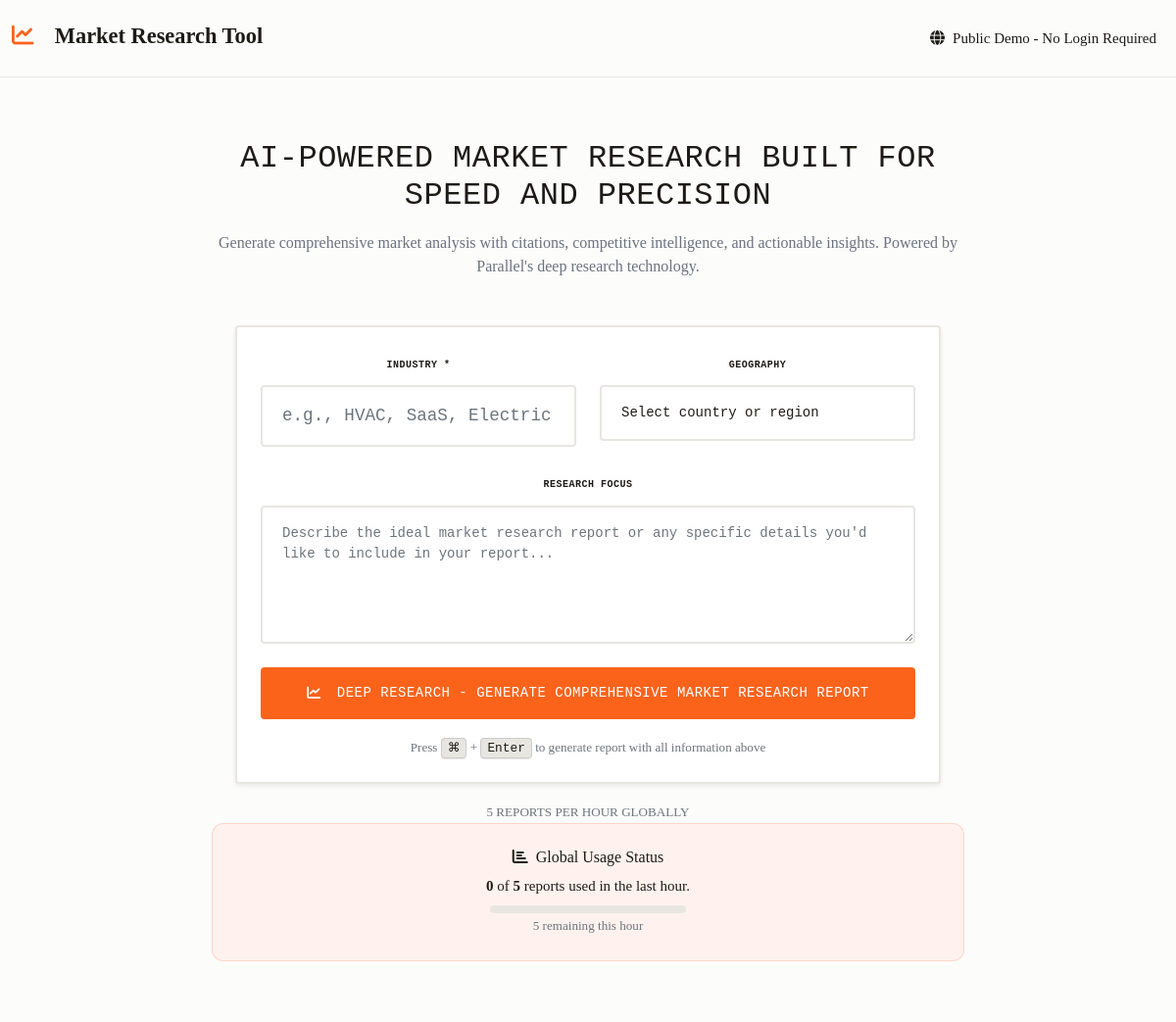
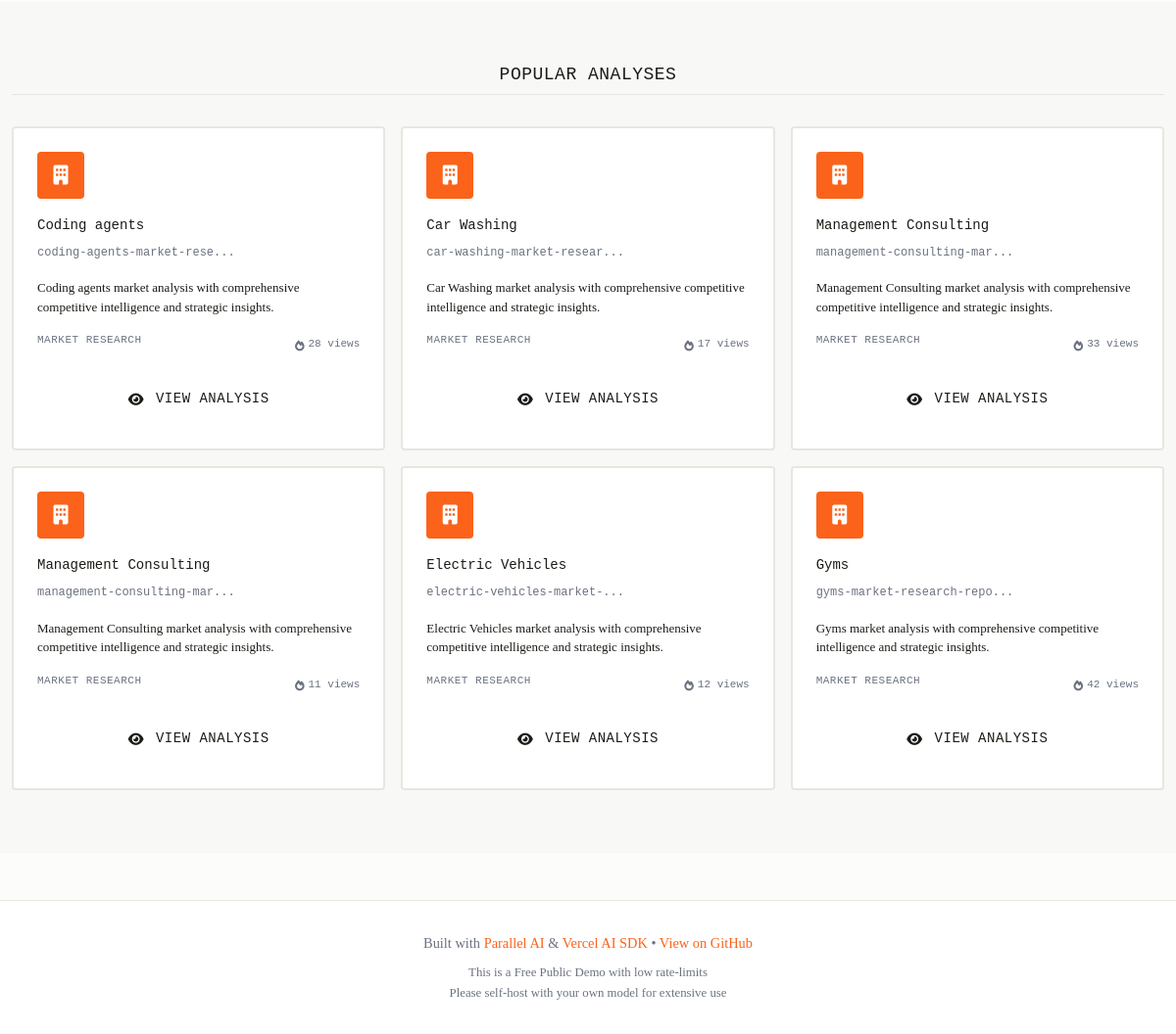
The page / on the database its author committed (2 pictures, top to bottom).
### tables this page shows
CREATE TABLE reports (
            id TEXT PRIMARY KEY,
            user_id TEXT,
            user_session TEXT,
            title TEXT NOT NULL,
            slug TEXT UNIQUE NOT NULL,
            industry TEXT NOT NULL,
            geography TEXT,
            details TEXT,
            content TEXT NOT NULL,
            created_at TIMESTAMP DEFAULT CURRENT_TIMESTAMP,
            status TEXT DEFAULT 'completed',
            is_public INTEGER DEFAULT 1,
            author_name TEXT, basis TEXT, task_run_id TEXT,
            FOREIGN KEY (user_id) REFERENCES users (id)
        );

### app.py (the view)
@app.route('/')
def index():
    public_reports = get_all_public_reports()
    recent_report_count = get_recent_report_count()
    return render_template('index.html',
                         recent_report_count=recent_report_count,
                         max_reports_per_hour=MAX_REPORTS_PER_HOUR,
                         public_reports=public_reports)

### app.py (called while the page is built)
def get_recent_report_count():
    conn = sqlite3.connect(DATABASE_PATH)
    cursor = conn.cursor()
    one_hour_ago = datetime.datetime.now() - datetime.timedelta(hours=1)
    cursor.execute('SELECT COUNT(*) FROM rate_limit WHERE created_at > ?', (one_hour_ago,))
    result = cursor.fetchone()
    conn.close()
    return result[0] if result else 0

def get_all_public_reports():
    conn = sqlite3.connect(DATABASE_PATH)
    cursor = conn.cursor()
    cursor.execute('''
        SELECT id, title, slug, industry, geography, created_at
        FROM reports WHERE is_public = 1
        ORDER BY created_at DESC
    ''', ())
    results = cursor.fetchall()
    conn.close()
    return [{
        'id': row[0],
        'title': row[1],
        'slug': row[2],
        'industry': row[3],
        'geography': row[4],
        'created_at': row[5]
    } for row in results]

### templates/index.html (shortened to what this page needs)
{% extends "base.html" %}
{% block content %}
<div class="hero-section">
    <div class="centered-content">
        <h1 class="hero-title gerstner">AI-powered market research built for speed and precision</h1>
        <p class="hero-subtitle">
            Generate comprehensive market analysis with citations, competitive intelligence, and actionable insights. Powered by Parallel's deep research technology.
        </p>
        <div class="content-wrapper">
            <form id="research-form" class="research-form">
                <div class="row mb-4">
                    <div class="col-md-6">
                        <label for="industry" class="form-label stat-label">Industry *</label>
                        <input type="text" class="form-control form-control-lg" id="industry"
                               placeholder="e.g., HVAC, SaaS, Electric Vehicles" required>
                    </div>
                    <div class="col-md-6">
                        <label for="geography" class="form-label stat-label">Geography</label>
                        <select class="form-select form-select-lg" id="geography">
                            <option value="">Select country or region</option>
                        </select>
                    </div>
                </div>
                <div class="mb-4">
                    <label for="details" class="form-label stat-label">Research Focus</label>
                    <textarea class="form-control" id="details" rows="5"
                              placeholder="Describe the ideal market research report or any specific details you'd like to include in your report..."></textarea>
                </div>
                <div class="d-grid">
                    <button type="submit" class="btn btn-primary btn-lg" id="generate-btn"
                            {% if recent_report_count >= max_reports_per_hour %}disabled{% endif %}>
                        <i class="fas fa-chart-line me-2"></i>
                        <span class="btn-text">Deep Research - Generate comprehensive market research report</span>
                    </button>
                </div>
                <div class="text-center mt-3">
                    <small class="text-muted">
                        Press <kbd>⌘</kbd> + <kbd>Enter</kbd> to generate report with all information above
                    </small>
                </div>
            </form>
        </div>
        <div class="text-center mt-3">
            <small class="text-muted">{{ max_reports_per_hour }} REPORTS PER HOUR GLOBALLY</small>
        </div>
        <div class="status-card text-center">
            <h6 class="mb-2">
                <i class="fas fa-chart-bar me-2"></i>Global Usage Status
            </h6>
            <p class="mb-2">
                <strong>{{ recent_report_count }}</strong> of <strong>{{ max_reports_per_hour }}</strong> reports used in the last hour.
            </p>
            <div class="progress mx-auto" style="width: 200px; height: 8px;">
            </div>
            <small class="text-muted">{{ max_reports_per_hour - recent_report_count }} remaining this hour</small>
        </div>
    </div>
</div>
<div class="popular-analyses">
    <div class="container">
        <h2 class="section-title">Popular Analyses</h2>
        {% if public_reports %}
        <div class="analyses-grid">
            {% for report in public_reports[:6] %}
            <div class="analysis-card">
                <div class="company-logo">
                    <i class="fas fa-building"></i>
                </div>
                <div class="company-name">{{ report.industry[:30] }}{% if report.industry|length > 30 %}...{% endif %}</div>
                <div class="company-domain">{{ report.slug[:25] }}{% if report.slug|length > 25 %}...{% endif %}</div>
                <div class="company-description">
                    {% if report.industry %}
                        {{ report.industry }} market analysis with comprehensive competitive intelligence and strategic insights.
                    {% else %}
                        Market research analysis with detailed competitive landscape and growth opportunities.
                    {% endif %}
                </div>
                <div class="d-flex justify-content-between align-items-center">
                    <div class="company-category">Market Research</div>
                    <div class="view-count">
                        <i class="fas fa-fire"></i>
                        <span>{{ range(8, 45) | random }} views</span>
                    </div>
                </div>
                <div class="mt-3">
                    <a href="{{ url_for('view_report', slug=report.slug) }}"
                       class="btn btn-outline-primary btn-sm w-100">
                        <i class="fas fa-eye me-1"></i>View Analysis
                    </a>
                </div>
            </div>
            {% endfor %}
        </div>
        {% endif %}
    </div>
</div>
{% endblock %}

### templates/base.html (shortened to what this page needs)
<!DOCTYPE html>
<html lang="en">
<head>
    <link href="https://cdn.jsdelivr.net/npm/bootstrap@5.1.3/dist/css/bootstrap.min.css" rel="stylesheet">
    <link rel="stylesheet" href="https://cdnjs.cloudflare.com/ajax/libs/font-awesome/6.0.0/css/all.min.css">
    <link rel="stylesheet" href="{{ url_for('static', filename='css/style.css') }}">
</head>
<body>
    <nav class="navbar navbar-expand-lg">
        <div class="container">
            <a class="navbar-brand" href="{{ url_for('index') }}">
                <i class="fas fa-chart-line me-2"></i>
                <span class="gerstner">Market Research Tool</span>
            </a>
            <div class="collapse navbar-collapse" id="navbarNav">
                <ul class="navbar-nav ms-auto">
                    <li class="nav-item">
                        <span class="nav-link">
                            <i class="fas fa-globe me-2"></i>Public Demo - No Login Required
                        </span>
                    </li>
                </ul>
            </div>
        </div>
    </nav>
    <main>
        {% block content %}{% endblock %}
    </main>
    <footer class="mt-5">
        <div class="container">
            <div class="footer-text">
                Built with <a href="#" class="footer-link">Parallel AI</a> & <a href="#" class="footer-link">Vercel AI SDK</a>
                •
                <a href="#" class="footer-link">View on GitHub</a>
            </div>
            <div class="footer-text mt-2" style="font-size: 0.8rem;">
                This is a Free Public Demo with low rate-limits<br>
                Please self-host with your own model for extensive use
            </div>
        </div>
    </footer>
</body>
</html>

### rows shown on the page
reports: industry "Coding agents", slug "coding-agents-market-rese"
reports: industry "Car Washing", slug "car-washing-market-resear"
reports: industry "Management Consulting", slug "management-consulting-mar"
reports: industry "Management Consulting", slug "management-consulting-mar"
reports: industry "Electric Vehicles", slug "electric-vehicles-market-"
reports: industry "Gyms", slug "gyms-market-research-repo"

### other values the page prints
{{ max_reports_per_hour }} "5"
{{ recent_report_count }} "0"
{{ max_reports_per_hour - recent_report_count }} "5"
